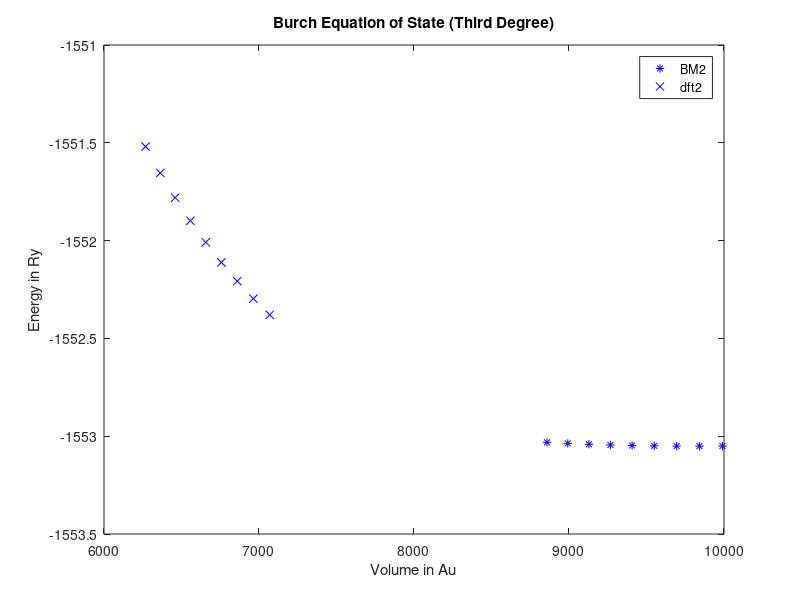

This chart was generated by the following MATLAB code:

%%%%%%%%%%%%%%%%%%%%%%%%%%%%% (ev.x Parameters) %%%%%%%%%%%%%%%%%%%%%%%%%
dE0= -1553.05080;  %in Ry

dV0=  9843.04; %in Au

dB0=  0.0004831380952; % Ry/au Bulk Modulus Form2.   
 
dBd= 7.87; %Derivative of Bulk Modulus

%%%%%%%%%%%%%%%%%%%%%%%%%%%% Arrays %%%%%%%%%%%%%%%%%%%%%%%%%%%%%%%%%%%%                                         


V2_BM=[
8858.1583
8992.3706
9128.6163
9266.9264
9407.332
9549.8649
9694.5574
9841.4421
9989.8031
]


V2_DFT=[6268.0991
6363.0687
6459.4772
6557.3463
6656.6984
6757.5583
6859.9438
6963.8806
7069.3921]

e2=zeros(1,length(V2_BM));

DFT2=[-1551.519111
-1551.654091
-1551.780414
-1551.898478
-1552.008683
-1552.111334
-1552.207283
-1552.296923
-1552.379477]
%%%%%%%%%%%%%%%%%%%%%%%%%%%%%%%%%%% EOS %%%%%%%%%%%%%%%%%%%%%%%%%%%%%%%%%
e2 = dE0 + ((9 * dV0 * dB0) / 16) .* ((((dV0 ./ V2_BM).^(2/3) - 1).^3) .* dBd + ((((dV0 ./ V2_BM).^(2/3)) - 1).^2) .* (6 - (4 .* (dV0 ./ V2_BM))).^2/3)

%%%%%%%%%%%%%%%%%%%%%%%%%%%%%%%%%%% Plotting %%%%%%%%%%%%%%%%%%%%%%%%%%%%
plot(V2_BM, e2, 'b *')
hold on;
plot(V2_DFT, DFT2, 'b x')

xlabel('Volume in Au')
ylabel('Energy in Ry')
legend('BM2','dft2')
title('Burch Equation of State (Third Degree)')
